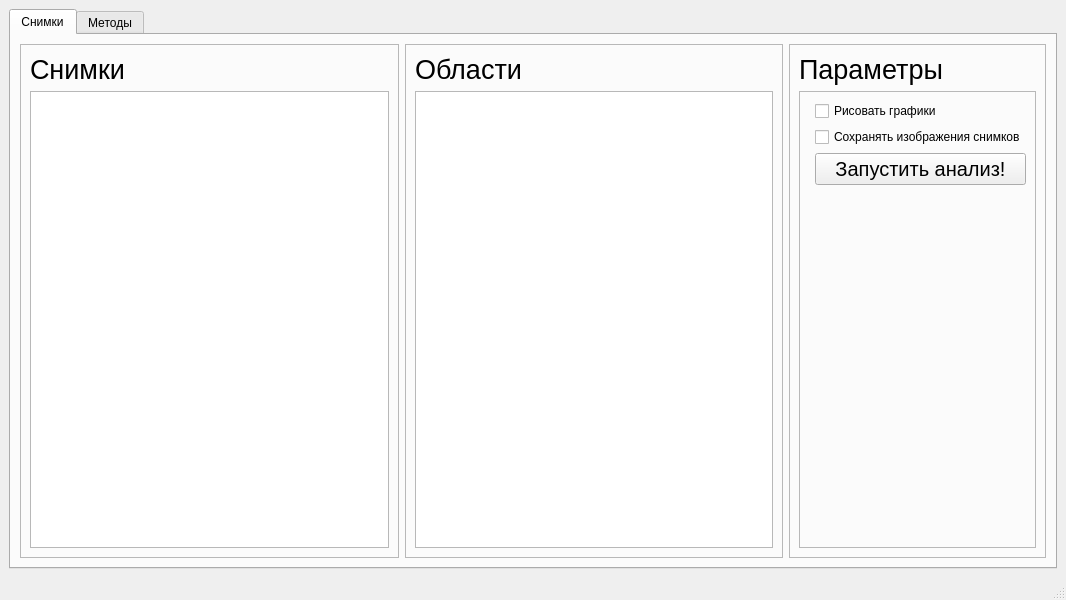
<?xml version="1.0" encoding="UTF-8"?>
<ui version="4.0">
 <class>MainWindow</class>
 <widget class="QMainWindow" name="MainWindow">
  <property name="geometry">
   <rect>
    <x>0</x>
    <y>0</y>
    <width>1066</width>
    <height>600</height>
   </rect>
  </property>
  <property name="windowTitle">
   <string>MainWindow</string>
  </property>
  <widget class="QWidget" name="centralwidget">
   <layout class="QHBoxLayout" name="horizontalLayout">
    <item>
     <widget class="QTabWidget" name="tabWidget">
      <property name="currentIndex">
       <number>0</number>
      </property>
      <widget class="QWidget" name="tab">
       <attribute name="title">
        <string>Снимки</string>
       </attribute>
       <layout class="QHBoxLayout" name="horizontalLayout_2">
        <item>
         <widget class="QFrame" name="frame">
          <property name="frameShape">
           <enum>QFrame::StyledPanel</enum>
          </property>
          <property name="frameShadow">
           <enum>QFrame::Raised</enum>
          </property>
          <layout class="QVBoxLayout" name="verticalLayout_2">
           <item>
            <widget class="QLabel" name="label">
             <property name="font">
              <font>
               <pointsize>20</pointsize>
              </font>
             </property>
             <property name="text">
              <string>Снимки</string>
             </property>
            </widget>
           </item>
           <item>
            <widget class="QListWidget" name="listWidget_images"/>
           </item>
          </layout>
         </widget>
        </item>
        <item>
         <widget class="QFrame" name="frame_2">
          <property name="frameShape">
           <enum>QFrame::StyledPanel</enum>
          </property>
          <property name="frameShadow">
           <enum>QFrame::Raised</enum>
          </property>
          <layout class="QVBoxLayout" name="verticalLayout">
           <item>
            <widget class="QLabel" name="label_3">
             <property name="font">
              <font>
               <pointsize>20</pointsize>
              </font>
             </property>
             <property name="text">
              <string>Области</string>
             </property>
            </widget>
           </item>
           <item>
            <widget class="QListWidget" name="listWidget_areas"/>
           </item>
          </layout>
         </widget>
        </item>
        <item>
         <widget class="QFrame" name="frame_3">
          <property name="frameShape">
           <enum>QFrame::StyledPanel</enum>
          </property>
          <property name="frameShadow">
           <enum>QFrame::Raised</enum>
          </property>
          <layout class="QVBoxLayout" name="verticalLayout_3">
           <item>
            <widget class="QLabel" name="label_4">
             <property name="sizePolicy">
              <sizepolicy hsizetype="Preferred" vsizetype="Fixed">
               <horstretch>0</horstretch>
               <verstretch>0</verstretch>
              </sizepolicy>
             </property>
             <property name="font">
              <font>
               <pointsize>20</pointsize>
              </font>
             </property>
             <property name="text">
              <string>Параметры</string>
             </property>
            </widget>
           </item>
           <item>
            <widget class="QFrame" name="frame_4">
             <property name="frameShape">
              <enum>QFrame::StyledPanel</enum>
             </property>
             <property name="frameShadow">
              <enum>QFrame::Raised</enum>
             </property>
             <layout class="QFormLayout" name="formLayout">
              <item row="0" column="1">
               <widget class="QCheckBox" name="checkBox_draw_graphs">
                <property name="text">
                 <string>Рисовать графики</string>
                </property>
               </widget>
              </item>
              <item row="2" column="1">
               <widget class="QPushButton" name="pushButton_start">
                <property name="font">
                 <font>
                  <pointsize>15</pointsize>
                 </font>
                </property>
                <property name="text">
                 <string>Запустить анализ!</string>
                </property>
               </widget>
              </item>
              <item row="1" column="1">
               <widget class="QCheckBox" name="checkBox_save_colored_image">
                <property name="text">
                 <string>Сохранять изображения снимков</string>
                </property>
               </widget>
              </item>
             </layout>
            </widget>
           </item>
          </layout>
         </widget>
        </item>
       </layout>
      </widget>
      <widget class="QWidget" name="tab_2">
       <attribute name="title">
        <string>Методы</string>
       </attribute>
       <layout class="QHBoxLayout" name="horizontalLayout_3">
        <item>
         <widget class="QFrame" name="frame_6">
          <property name="frameShape">
           <enum>QFrame::StyledPanel</enum>
          </property>
          <property name="frameShadow">
           <enum>QFrame::Raised</enum>
          </property>
          <layout class="QVBoxLayout" name="verticalLayout_5">
           <item>
            <widget class="QLabel" name="label_6">
             <property name="font">
              <font>
               <pointsize>20</pointsize>
              </font>
             </property>
             <property name="text">
              <string>Методы снимков</string>
             </property>
            </widget>
           </item>
           <item>
            <widget class="QListWidget" name="listWidget_tasks_images"/>
           </item>
          </layout>
         </widget>
        </item>
        <item>
         <widget class="QFrame" name="frame_5">
          <property name="frameShape">
           <enum>QFrame::StyledPanel</enum>
          </property>
          <property name="frameShadow">
           <enum>QFrame::Raised</enum>
          </property>
          <layout class="QVBoxLayout" name="verticalLayout_4">
           <item>
            <widget class="QLabel" name="label_5">
             <property name="font">
              <font>
               <pointsize>20</pointsize>
              </font>
             </property>
             <property name="text">
              <string>Методы областей</string>
             </property>
            </widget>
           </item>
           <item>
            <widget class="QListWidget" name="listWidget_tasks_areas"/>
           </item>
          </layout>
         </widget>
        </item>
       </layout>
      </widget>
     </widget>
    </item>
   </layout>
  </widget>
  <widget class="QStatusBar" name="statusbar"/>
 </widget>
 <resources/>
 <connections/>
</ui>
